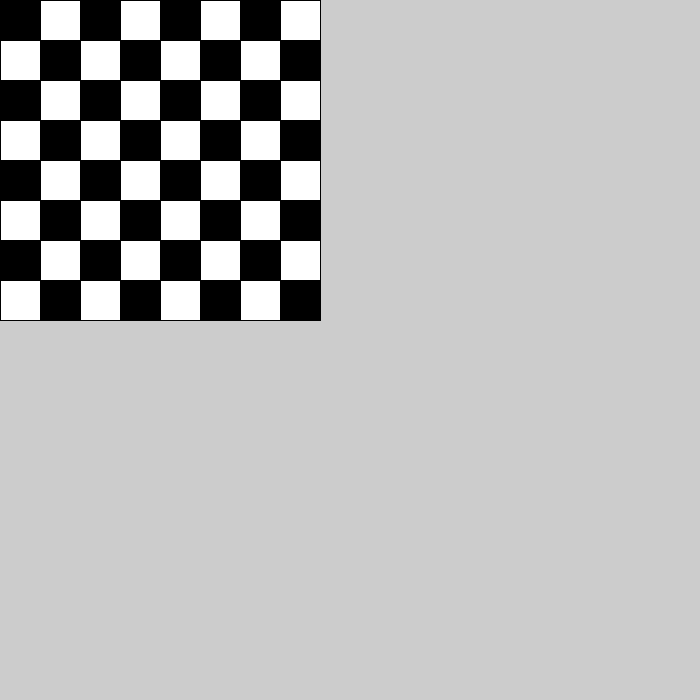
Frame 1 (no input)
Frame 60 (the mouse pressed at the canvas centre just before this capture): identical to frame 1, image omitted
Frame 120 (the mouse held since frame 60 and released just before this capture): identical to frame 1, image omitted

The Processing sketch that drew this single still picture (run headless with seeded random() and noise(); from frame 60 on, the mouse is pressed at the canvas centre):

// Processing sketch: Task6_pde
// ── Task6_pde.pde
// Task 6 


int [][] board = new int [8][8]; 



void setup()
{
 size(700,700); 
 
  for(int row =0; row < 8; row++)
  {
      for(int column=0; column <8; column++)
      {
        //her finder vi ud af om row/column er lige tal(felter)
        if((row + column) % 2 ==0) 
        {
          //vi definerer her at det er sorte felter
          board[row][column] = 0;
          
        }
        //else = ulige tal (felter)
        else
        {
          //vi definerer her at det er hvide felter
          board[row][column] = 1; 
        }
        
      } 
      
  }  
  
}  



void draw()
{
  creatingBoard();
  
} 



void creatingBoard()
{
  int sideLength = 40; 
  
  
    for(int row =0; row < 8; row++)
  {
      for(int column=0; column <8; column++)
      {
        if(board[row][column] == 0)
        {
          fill(0);
        }  
        else
        {
          fill(255);
        }  
        rect(row * sideLength, column * sideLength, sideLength, sideLength);   
        
      } 
      
  }  
  
}  
